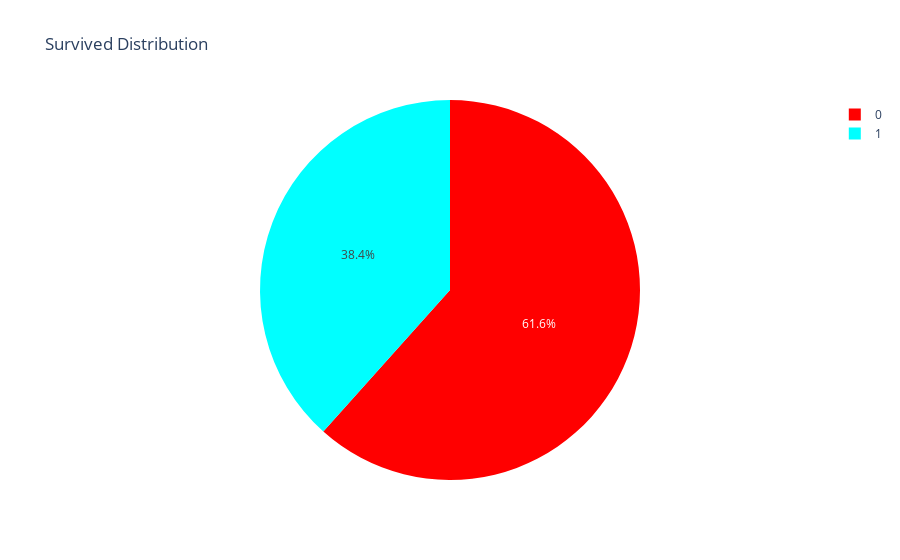

The notebook cell this image was saved under:
### Code cell
lab=data['Survived'].value_counts().keys().tolist()
val=data['Survived'].value_counts().values.tolist()
trace=go.Pie(labels=lab,
             values=val,
             marker=dict(colors=['red','cyan']),
             hoverinfo="value")
             # for piechart we need to use dict 
# layout : you can plot title, x axis and y axis
layout= go.Layout(title ="Survived Distribution")
fig=go.Figure(data=trace,layout=layout)
iplot(fig)

### Figure 1 — Plotly figure (JSON) as saved in the notebook; plotly's stock layout.template omitted (floating-point values rounded to 4 significant figures)
{"data": [{"hoverinfo": "value", "labels": [0, 1], "marker": {"colors": ["red", "cyan"]}, "type": "pie", "values": [549, 342]}], "layout": {"autosize": true, "title": {"text": "Survived Distribution"}}}
